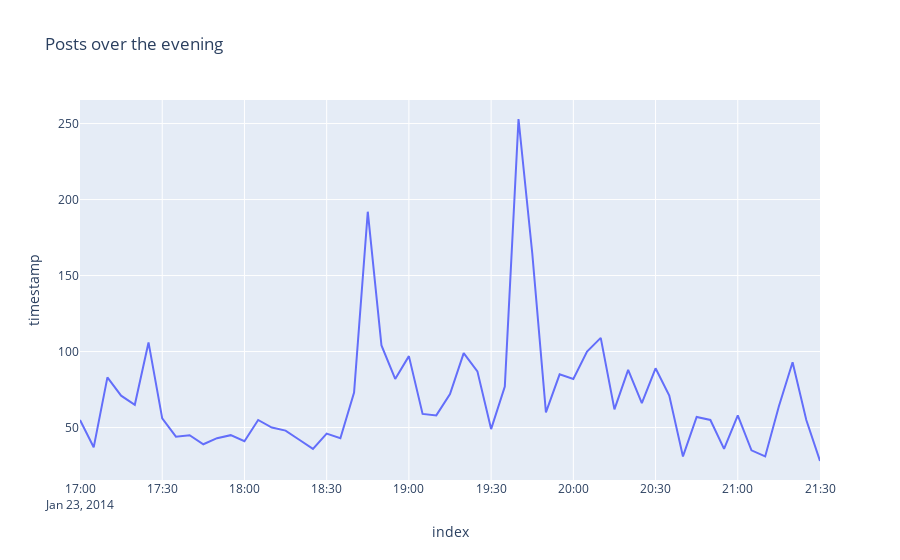

Write notebook code for a chart like this one.
### Code cell
timestamps = pd.DatetimeIndex(posts['timestamp'])
#pd.crosstab(data['time'], data['location'])
timestamps = timestamps.to_frame()
fig = px.line(timestamps.resample("5min").count(), y='timestamp', title='Posts over the evening')

fig.show()

### Figure 1 — Plotly figure (JSON) as saved in the notebook; plotly's stock layout.template omitted (floating-point values rounded to 4 significant figures)
{"data": [{"hovertemplate": "index=%{x}<br>timestamp=%{y}<extra></extra>", "legendgroup": "", "line": {"color": "#636efa", "dash": "solid"}, "mode": "lines", "name": "", "orientation": "v", "showlegend": false, "type": "scatter", "x": ["2014-01-23T17:00:00", "2014-01-23T17:05:00", "2014-01-23T17:10:00", "2014-01-23T17:15:00", "2014-01-23T17:20:00", "2014-01-23T17:25:00", "2014-01-23T17:30:00", "2014-01-23T17:35:00", "2014-01-23T17:40:00", "2014-01-23T17:45:00", "2014-01-23T17:50:00", "2014-01-23T17:55:00", "2014-01-23T18:00:00", "2014-01-23T18:05:00", "2014-01-23T18:10:00", "2014-01-23T18:15:00", "2014-01-23T18:20:00", "2014-01-23T18:25:00", "2014-01-23T18:30:00", "2014-01-23T18:35:00", "2014-01-23T18:40:00", "2014-01-23T18:45:00", "2014-01-23T18:50:00", "2014-01-23T18:55:00", "2014-01-23T19:00:00", "2014-01-23T19:05:00", "2014-01-23T19:10:00", "2014-01-23T19:15:00", "2014-01-23T19:20:00", "2014-01-23T19:25:00", "2014-01-23T19:30:00", "2014-01-23T19:35:00", "2014-01-23T19:40:00", "2014-01-23T19:45:00", "2014-01-23T19:50:00", "2014-01-23T19:55:00", "2014-01-23T20:00:00", "2014-01-23T20:05:00", "2014-01-23T20:10:00", "2014-01-23T20:15:00", "2014-01-23T20:20:00", "2014-01-23T20:25:00", "2014-01-23T20:30:00", "2014-01-23T20:35:00", "2014-01-23T20:40:00", "2014-01-23T20:45:00", "2014-01-23T20:50:00", "2014-01-23T20:55:00", "2014-01-23T21:00:00", "2014-01-23T21:05:00", "2014-01-23T21:10:00", "2014-01-23T21:15:00", "2014-01-23T21:20:00", "2014-01-23T21:25:00", "2014-01-23T21:30:00"], "xaxis": "x", "y": [55, 37, 83, 71, 65, 106, 56, 44, 45, 39, 43, 45, 41, 55, 50, 48, 42, 36, 46, 43, 73, 192, 104, 82, 97, 59, 58, 72, 99, 87, 49, 77, 253, 165, 60, 85, 82, 100, 109, 62, 88, 66, 89, 71, 31, 57, 55, 36, 58, 35, 31, 64, 93, 55, 28], "yaxis": "y"}], "layout": {"legend": {"tracegroupgap": 0}, "title": {"text": "Posts over the evening"}, "xaxis": {"anchor": "y", "domain": [0, 1], "title": {"text": "index"}}, "yaxis": {"anchor": "x", "domain": [0, 1], "title": {"text": "timestamp"}}}}
